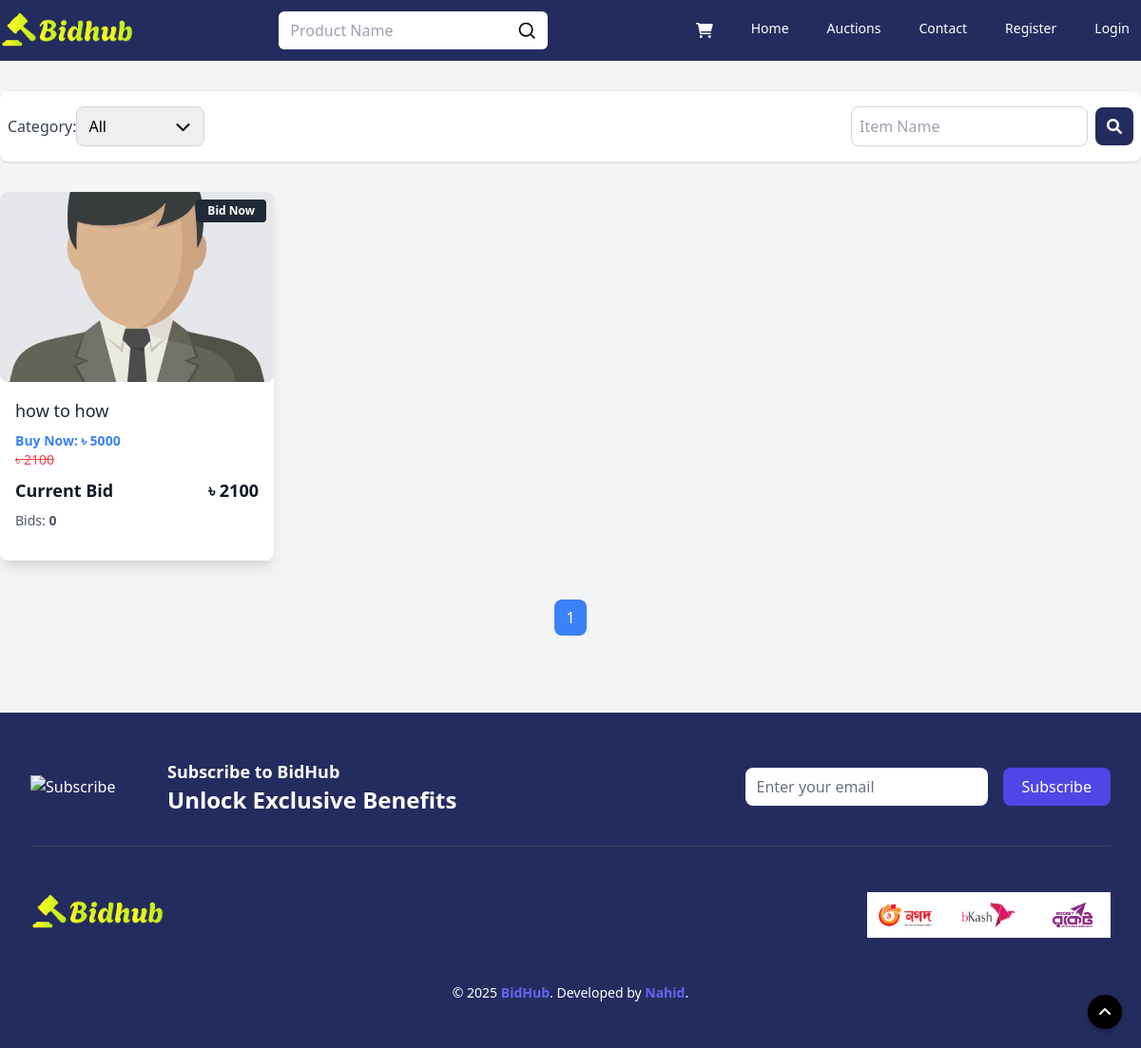
The page /auctions on the database its author committed.
### auctions/models.py (models this page shows, shortened)
class AuctionList(models.Model):
    user = models.ForeignKey(User, on_delete=models.CASCADE, null=True)
    title = models.CharField(max_length=2000)
    desc = tinymce_models.HTMLField()
    starting_bid = models.IntegerField()
    buy_now_price = models.IntegerField(default=0)
    bid_watch_list = models.IntegerField(default=0)
    expire_date = models.DateTimeField(blank=False, null=True)
    categories = models.ManyToManyField('Category', through='AuctionCategory')
    active_bool = models.BooleanField(default=True)
    def get_highest_bid(self):
        highest_bid = self.bids.order_by('-bid').first()
        return highest_bid.bid if highest_bid else self.starting_bid

### auctions/views.py (the view)
# urls.py: path("auctions", views.auction_list, name="auctionList"),
def auction_list(request):
    search_query = request.GET.get('q', '')
    selected_category = request.GET.get('filter-by', 'all')
    auctions = AuctionList.objects.filter(active_bool=True)
    if search_query:
        auctions = auctions.filter(Q(title__icontains=search_query))
    if selected_category != 'all':
        auctions = auctions.filter(categories__title=selected_category)
    auctions = auctions.prefetch_related(
        Prefetch('images', queryset=AuctionImage.objects.order_by('id'))
    )
    paginator = Paginator(auctions, 12)
    page_number = request.GET.get("page")
    page_obj = paginator.get_page(page_number)
    total_auctions = paginator.count
    for auction in page_obj:
        first_image = auction.images.first()
        if first_image:
            auction.first_image_url = request.build_absolute_uri(first_image.image_url.url)
        else:
            auction.first_image_url = None
        auction.highest_bid = auction.get_highest_bid()
    categories = Category.objects.all()
    return render(request, "list.html", {
        'auctions': page_obj,
        'categories': categories,
        'selected_category': selected_category,
        'total_auctions': total_auctions
    })

### auctions/templates/list.html (shortened to what this page needs)
{% extends "layout.html" %}
{% load static %}
{% block body %}
    <div class="pt-24 pb-16 bg-gray-100">
        <div class="container mx-auto max-w-[1280px] w-full m-auto">
            <div class="flex gap-2 items-center justify-between mb-8 bg-white shadow rounded-lg py-4 px-2">
                <div class="flex items-center">
                    <div class="hidden md:block text-gray-700 font-medium">Category:</div>
                    <form id="filterForm" method="get" action="/auctions">
                        <div class="relative">
                            <select name="filter-by"
                                    id="filterCat"
                                    class="border border-gray-300 rounded-lg px-3 py-2 pr-10 focus:ring-blue-500 focus:border-blue-500 w-full appearance-none"
                                    onchange="document.getElementById('filterForm').submit();">
                                <option value="all" {% if selected_category == 'all' %} selected {% endif %}>All
                                </option>
                            </select>
                            <div class="absolute inset-y-0 right-2 flex items-center px-2 pointer-events-none">
                            </div>
                        </div>
                    </form>
                </div>
                <form method="get" action="/auctions" class="flex items-center space-x-2">
                    <input name="q" type="text" placeholder="Item Name"
                           class="border border-gray-300 rounded-lg p-2 w-full focus:ring-blue-500 focus:border-blue-500">
                    <button type="submit"
                            class="bg-[#242c5f] text-white px-3 py-2 rounded-lg focus:outline-none">
                        <i class="fas fa-search"></i>
                    </button>
                </form>
            </div>
            {% if total_auctions %}
                <div class="grid gap-4 grid-cols-2 px-2 lg:px-0 md:grid-cols-3 lg:grid-cols-4 justify-items-center">
                    {% for auction_p_list in auctions %}
                        <div class="bg-white shadow-lg rounded-lg overflow-hidden w-full max-w-[320px]">
                            <div class="relative w-full h-[180px] md:h-[200px] bg-gray-200 rounded-lg overflow-hidden">
                                <a href="{% url 'auctionDetails' auction_p_list.id %}">
                                    <img src="{{ auction_p_list.first_image_url }}"
                                         alt="{{ auction_p_list.title }}"
                                         class="w-full h-full object-cover cursor-pointer hover:scale-105 transition-transform duration-300"
                                    />
                                </a>
                                <div class="absolute top-2 right-2 bg-gray-800 text-white px-3 py-1 text-xs rounded">
                                    <a href="{% url 'auctionDetails' auction_p_list.id %}" class="text-white font-bold">Bid
                                        Now</a>
                                </div>
                            </div>
                            <div class="p-2 md:p-4">
                                <h6 class="text-sm md:text-lg font-medium text-gray-800 mb-2 truncate">
                                    <a href="{% url 'auctionDetails' auction_p_list.id %}" class="hover:text-blue-600">
                                        {{ auction_p_list.title }}
                                    </a>
                                </h6>
                                <div class="mb-0 md:mb-4">
                                    <div class="hidden md:block flex justify-between items-center text-sm text-gray-600 mb-2">
                                        <p class="text-blue-500 font-semibold">
                                            Buy Now: ৳ {{ auction_p_list.buy_now_price }}
                                        </p>
                                        {% if auction_p_list.highest_bid != 0 %}
                                            <p class="line-through text-red-500">
                                                ৳ {{ auction_p_list.highest_bid }}
                                            </p>
                                        {% else %}
                                            <p class="line-through text-red-500">
                                                ৳ {{ auction_p_list.starting_bid }}
                                            </p>
                                        {% endif %}
                                    </div>
                                    <div class="flex justify-between items-center text-sm md:text-lg font-semibold text-gray-900 mb-2">
                                        <h5>Current Bid</h5>
                                        <h5>
                                            ৳ {{ auction_p_list.highest_bid|default:auction_p_list.starting_bid }}
                                        </h5>
                                    </div>
                                    <div class="flex justify-between items-center text-sm text-gray-600">
                                        <p>
                                            Bids:
                                            <span class="font-bold">{{ present_bid|default:"0" }}</span>
                                        </p>
                                    </div>
                                </div>
                            </div>
                        </div>
                    {% endfor %}
                </div>
                <div class="flex justify-center mt-12">
                    <ul class="flex space-x-2">
                        {% for num in auctions.paginator.page_range %}
                            {% if num == 1 or num == auctions.paginator.num_pages %}
                                <li>
                                    <a href="?page={{ num }}"
                                       class="{% if num == auctions.number %} bg-blue-500 text-white {% else %} bg-gray-200 text-gray-800 {% endif %} py-2 px-3 rounded-lg">
                                        {{ num }}
                                    </a>
                                </li>
                            {% elif num == auctions.number|add:"-2" or num == auctions.number|add:"2" %}
                                <li>
                                    <span class="py-2 px-3">...</span>
                                </li>
                            {% endif %}
                        {% endfor %}
                    </ul>
                </div>
            {% else %}
                <p class="text-center text-gray-600">Product not found</p>
            {% endif %}
        </div>
    </div>
{% endblock %}

### rows shown on the page
AuctionList: title "how to how", buy_now_price "5000", highest_bid "2100", bid_watch_list "0"

### other values the page prints
{{ num }} "1"
